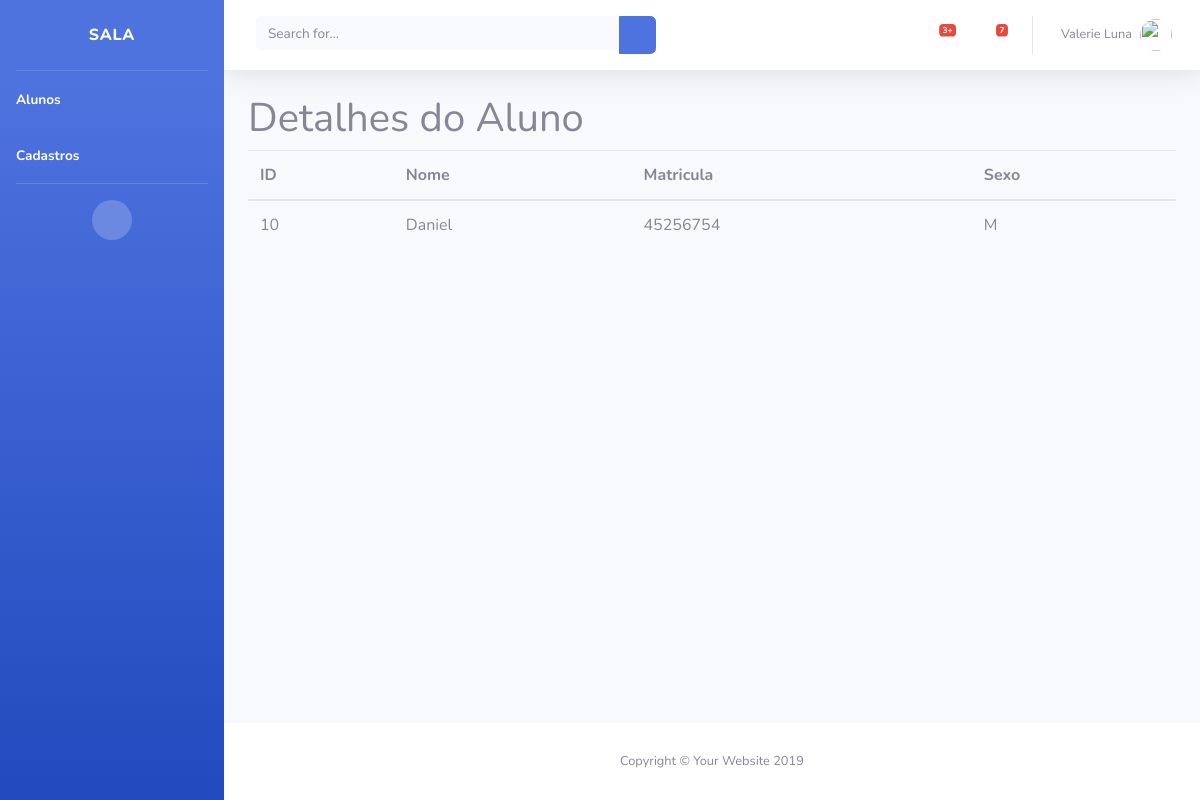
Page /aula/aluno/show/10 on the committed database.
### aula/models.py (models this page shows, shortened)
class Aluno(models.Model):
    nome = models.CharField(max_length=50)
    matricula = models.IntegerField()
    sexo = models.CharField(max_length=1)

### aula/views.py (the view)
# urls.py: path('aluno/show/<int:id>', views.aluno_show),
def aluno_show(request,id):
    aluno = Aluno.objects.get(pk=id)
    return render(request, 'aluno/show.html',{'aluno':aluno})

### aula/templates/aluno/show.html
{% extends 'base.html' %}
{% block conteudo %}
<h1>Detalhes do Aluno</h1>
<table class="table">
    <thead>
        <tr>
            <th>ID</th>
            <th>Nome</th>
            <th>Matricula</th>
            <th>Sexo</th>
        </tr>
    </thead>
    <tbody>
            <tr>
                <td>{{aluno.id}}</td>
                <td>{{aluno.nome}}</td>
                <td>{{aluno.matricula}}</td>
                <td>{{aluno.sexo}}</td>
            </tr>
    </tbody>
</table>
{% endblock %}

### rows in the picture
Aluno: id "10", nome "Daniel", matricula "45256754", sexo "M"
